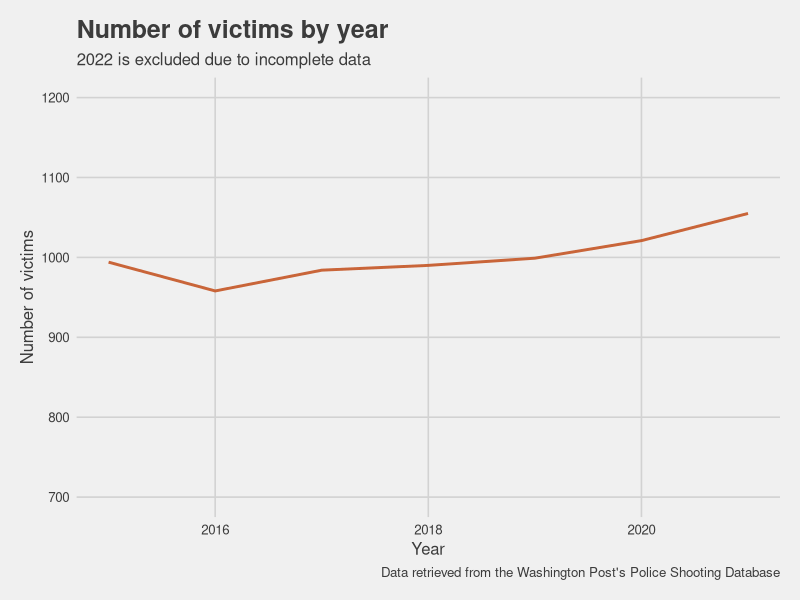

Recreate this plot in R.
# Emm Ocampo
# Chart two for deliverable

# Load required packages.
library(ggplot2)
library(tidyverse)
library(ggthemes)


# Load relevant csv file and condense the number of victims by years.
police_shootings <- read.csv("../data/fatal-police-shootings-data.csv", stringsAsFactors = FALSE) %>% 
  mutate(Victims = 1) %>% 
  group_by(date) %>% 
  summarise(Victims = sum(Victims)) %>% 
  mutate(Year = as.numeric(substring(date, 1,4))) %>% 
  group_by(Year) %>% 
  summarise(Victims = sum(Victims)) %>% 
  filter(Year != "2022")


# Line graph with the number of Victims by year.
chart_two <- ggplot(police_shootings,
                    aes(x = Year,
                        y = Victims)) +
             geom_line(color = "#c45625",
                      size = 1,
                      alpha = 0.9) +
             ylim(700, 1200) +
             labs(title = "Number of victims by year",
                  subtitle = "2022 is excluded due to incomplete data",
                  caption = "Data retrieved from the Washington Post's Police Shooting Database",
                  x = "Year",
                  y = "Number of victims") +
             theme_fivethirtyeight() +
             theme(axis.title = element_text())

chart_two
